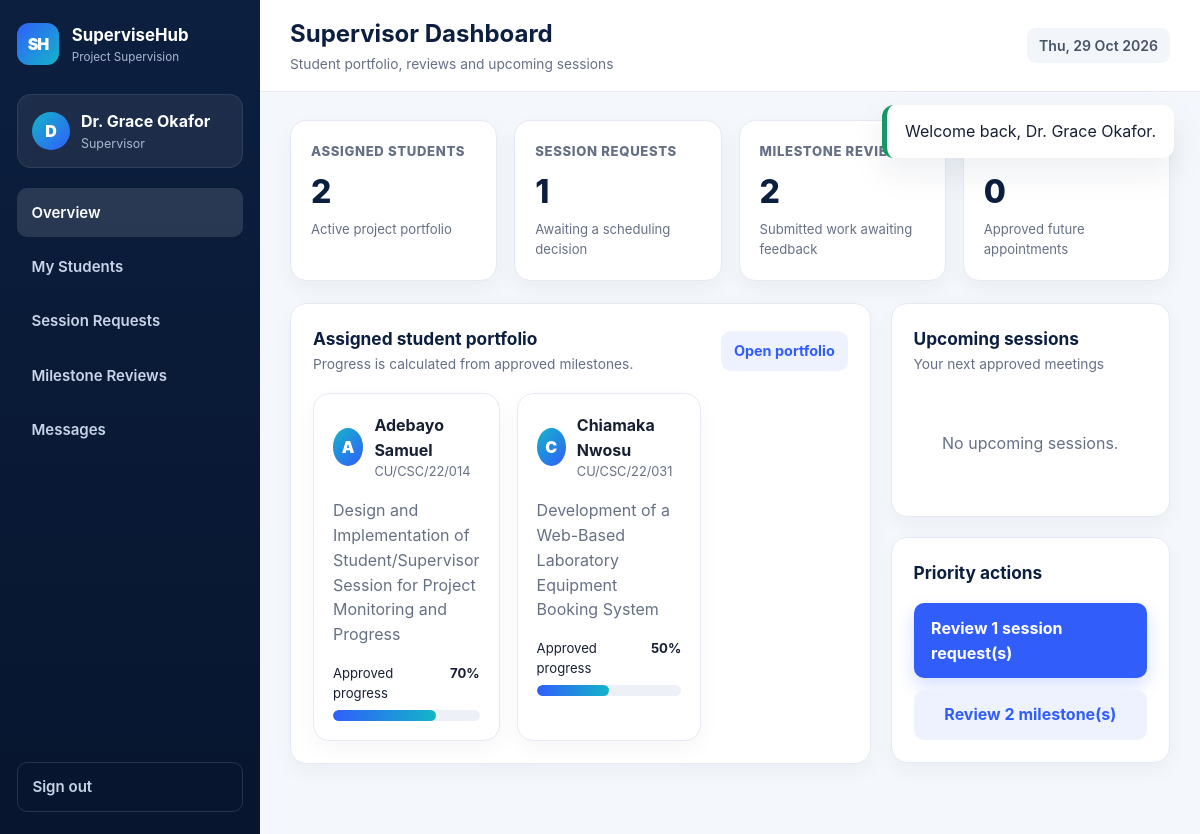
Screenshot of /index.php?page=supervisor-dashboard (signed in) with the database file from the repository.
### tables this page shows
CREATE TABLE projects (
 id INT UNSIGNED AUTO_INCREMENT PRIMARY KEY,
 student_id INT UNSIGNED NOT NULL,
 supervisor_id INT UNSIGNED NULL,
 title VARCHAR(300) NOT NULL,
 abstract TEXT NULL,
 current_stage VARCHAR(100) NOT NULL DEFAULT 'Proposal',
 status VARCHAR(30) NOT NULL DEFAULT 'active',
 start_date DATE NULL,
 due_date DATE NULL,
 created_at DATETIME NOT NULL DEFAULT CURRENT_TIMESTAMP,
 updated_at DATETIME NULL DEFAULT NULL ON UPDATE CURRENT_TIMESTAMP,
 UNIQUE KEY uq_student_project(student_id),
 CONSTRAINT fk_projects_student FOREIGN KEY(student_id) REFERENCES users(id) ON DELETE CASCADE,
 CONSTRAINT fk_projects_supervisor FOREIGN KEY(supervisor_id) REFERENCES users(id) ON DELETE SET NULL,
 INDEX idx_projects_supervisor(supervisor_id), INDEX idx_projects_status(status)
);

CREATE TABLE users (
 id INT UNSIGNED AUTO_INCREMENT PRIMARY KEY,
 full_name VARCHAR(120) NOT NULL,
 email VARCHAR(160) NOT NULL UNIQUE,
 password_hash VARCHAR(255) NOT NULL,
 role VARCHAR(20) NOT NULL,
 matric_no VARCHAR(50) NULL UNIQUE,
 staff_no VARCHAR(50) NULL UNIQUE,
 department VARCHAR(160) NULL,
 status VARCHAR(20) NOT NULL DEFAULT 'active',
 created_at DATETIME NOT NULL DEFAULT CURRENT_TIMESTAMP,
 updated_at DATETIME NULL DEFAULT NULL ON UPDATE CURRENT_TIMESTAMP,
 INDEX idx_users_role_status(role,status)
);

### index.php (called while the page is built, shortened)
<?php
require __DIR__ . '/includes/bootstrap.php';
$page = $_GET['page'] ?? (is_logged_in() ? dashboard_page(current_user()['role']) : 'home');
$routes = [
 'home'=>'home.php','login'=>'login.php','register'=>'register.php',
 'student-dashboard'=>'student_dashboard.php','student-sessions'=>'student_sessions.php','student-milestones'=>'student_milestones.php','student-documents'=>'student_documents.php',
 'supervisor-dashboard'=>'supervisor_dashboard.php','supervisor-students'=>'supervisor_students.php','supervisor-project'=>'supervisor_project.php','supervisor-sessions'=>'supervisor_sessions.php','supervisor-milestones'=>'supervisor_milestones.php',
 'admin-dashboard'=>'admin_dashboard.php','admin-users'=>'admin_users.php','admin-assignments'=>'admin_assignments.php','admin-projects'=>'admin_projects.php','admin-reports'=>'admin_reports.php',
 'messages'=>'messages.php'
];
include __DIR__ . '/views/' . $routes[$page];

### includes/functions.php (called while the page is built, shortened)
<?php
function e(?string $value): string { return htmlspecialchars($value ?? '', ENT_QUOTES, 'UTF-8'); }
function url(string $path = ''): string {
    global $config;
    return $config['base_url'] . ($path ? '/' . ltrim($path, '/') : '');
}
function current_user(): ?array { return $_SESSION['user'] ?? null; }
function db_one(string $sql, array $params = []): ?array {
    global $pdo; $st = $pdo->prepare($sql); $st->execute($params); $r = $st->fetch(); return $r ?: null;
}
function db_all(string $sql, array $params = []): array {
    global $pdo; $st = $pdo->prepare($sql); $st->execute($params); return $st->fetchAll();
}
function progress_for_project(int $projectId): int {
    global $pdo;
    $st = $pdo->prepare("SELECT COALESCE(SUM(CASE WHEN status='approved' THEN weight ELSE 0 END),0) AS earned, COALESCE(SUM(weight),0) AS total FROM milestones WHERE project_id=?");
    $st->execute([$projectId]); $r = $st->fetch();
    return min(100, (int)round(((float)$r['earned'] / (float)$r['total']) * 100));
}

### config/app.php (called while the page is built)
<?php
return [
    'name' => getenv('APP_NAME') ?: 'SuperviseHub',
    'institution' => getenv('INSTITUTION_NAME') ?: 'Crawford University',
    'department' => getenv('DEPARTMENT_NAME') ?: 'Department of Computer Science',
    'base_url' => rtrim(getenv('APP_URL') ?: 'http://localhost:8000', '/'),
    'timezone' => getenv('APP_TIMEZONE') ?: 'Africa/Lagos',
    'upload_dir' => dirname(__DIR__) . '/uploads',
    'max_upload_bytes' => 5 * 1024 * 1024,
];

### includes/bootstrap.php (called while the page is built, shortened)
<?php
$config = require dirname(__DIR__) . '/config/app.php';
date_default_timezone_set($config['timezone']);
require dirname(__DIR__) . '/config/database.php';
require __DIR__ . '/functions.php';

### views/supervisor_dashboard.php (the view)
<?php require_role('supervisor');$pageTitle='Supervisor Dashboard';$pageSubtitle='Student portfolio, reviews and upcoming sessions';$uid=(int)current_user()['id'];$projects=db_all("SELECT p.*,u.full_name student_name,u.matric_no FROM projects p JOIN users u ON u.id=p.student_id WHERE p.supervisor_id=? ORDER BY u.full_name",[$uid]);$pendingSessions=(int)(db_one("SELECT COUNT(*) c FROM sessions s JOIN projects p ON p.id=s.project_id WHERE p.supervisor_id=? AND s.status='requested'",[$uid])['c']??0);$reviews=(int)(db_one("SELECT COUNT(*) c FROM milestones m JOIN projects p ON p.id=m.project_id WHERE p.supervisor_id=? AND m.status='submitted'",[$uid])['c']??0);$upcoming=db_all("SELECT s.*,u.full_name student_name FROM sessions s JOIN projects p ON p.id=s.project_id JOIN users u ON u.id=p.student_id WHERE p.supervisor_id=? AND s.status IN('approved','rescheduled') AND s.scheduled_at>=CURRENT_TIMESTAMP ORDER BY s.scheduled_at LIMIT 5",[$uid]);include __DIR__.'/../includes/layout_top.php'; ?>
<div class="stats-grid"><div class="stat-card"><div class="stat-label">Assigned students</div><div class="stat-value"><?= count($projects) ?></div><div class="stat-note">Active project portfolio</div></div><div class="stat-card"><div class="stat-label">Session requests</div><div class="stat-value"><?= $pendingSessions ?></div><div class="stat-note">Awaiting a scheduling decision</div></div><div class="stat-card"><div class="stat-label">Milestone reviews</div><div class="stat-value"><?= $reviews ?></div><div class="stat-note">Submitted work awaiting feedback</div></div><div class="stat-card"><div class="stat-label">Upcoming sessions</div><div class="stat-value"><?= count($upcoming) ?></div><div class="stat-note">Approved future appointments</div></div></div>
<div class="dashboard-grid"><section><div class="card"><div class="card-header"><div><h2>Assigned student portfolio</h2><p>Progress is calculated from approved milestones.</p></div><a class="button small secondary" href="<?= e(url('index.php?page=supervisor-students')) ?>">Open portfolio</a></div><div class="student-grid"><?php foreach(array_slice($projects,0,6) as $p): $prog=progress_for_project((int)$p['id']); ?><article class="student-card"><div class="student-head"><div class="avatar"><?= e(strtoupper(substr($p['student_name'],0,1))) ?></div><div><h3><?= e($p['student_name']) ?></h3><p><?= e($p['matric_no']) ?></p></div></div><p class="muted" style="min-height:44px"><?= e($p['title']) ?></p><div class="kpi-bar"><span>Approved progress</span><strong><?= $prog ?>%</strong></div><div class="progress-track"><div class="progress-bar" data-progress="<?= $prog ?>"></div></div></article><?php endforeach; ?></div></div></section><aside><div class="card"><div class="card-header"><div><h3>Upcoming sessions</h3><p>Your next approved meetings</p></div></div><?php if(!$upcoming): ?><div class="empty-state">No upcoming sessions.</div><?php else: foreach($upcoming as $s): ?><div class="list-card"><div><h4><?= e($s['student_name']) ?></h4><p><?= e(format_date($s['scheduled_at'])) ?><br><?= e($s['agenda']) ?></p></div><span class="badge <?= status_class($s['status']) ?>"><?= e($s['status']) ?></span></div><?php endforeach; endif; ?></div><div class="card"><div class="card-header"><h3>Priority actions</h3></div><a class="button w-full mb-2" href="<?= e(url('index.php?page=supervisor-sessions')) ?>">Review <?= $pendingSessions ?> session request(s)</a><a class="button secondary w-full" href="<?= e(url('index.php?page=supervisor-milestones')) ?>">Review <?= $reviews ?> milestone(s)</a></div></aside></div>
<?php include __DIR__.'/../includes/layout_bottom.php'; ?>

### assets/css/app.css (style rules this page uses)
:root { --navy:#0c1f3f;--navy2:#132c55;--blue:#315efb;--cyan:#13b5c8;--bg:#f4f7fb;--card:#fff;--text:#172033;--muted:#667085;--line:#e5eaf2;--success:#159766;--warning:#d88700;--danger:#d64545;--shadow:0 14px 35px rgba(17,36,75,.08) }
* { box-sizing:border-box }
html { scroll-behavior:smooth }
body { margin:0;font-family:Inter,Segoe UI,Arial,sans-serif;color:var(--text);background:var(--bg);line-height:1.55 }
a { text-decoration:none;color:inherit }
.button,.btn { display:inline-flex;align-items:center;justify-content:center;gap:.45rem;border:0;border-radius:10px;background:var(--blue);color:#fff;padding:.78rem 1.1rem;font-weight:700;box-shadow:0 8px 18px rgba(49,94,251,.2) }
.button.secondary,.btn.secondary { background:#eef2ff;color:var(--blue);box-shadow:none }
.button.small,.btn.small { padding:.55rem .8rem;font-size:.9rem }
.app-shell { display:grid;grid-template-columns:260px 1fr;min-height:100vh }
.avatar { width:38px;height:38px;border-radius:50%;display:grid;place-items:center;background:linear-gradient(135deg,var(--cyan),var(--blue));font-weight:900 }
.stats-grid { display:grid;grid-template-columns:repeat(4,1fr);gap:17px;margin-bottom:22px }
.stat-card { background:#fff;border:1px solid var(--line);border-radius:16px;padding:20px;box-shadow:0 8px 22px rgba(17,36,75,.045) }
.stat-label { font-size:.82rem;text-transform:uppercase;letter-spacing:.05em;color:var(--muted);font-weight:800 }
.stat-value { font-size:2rem;color:var(--navy);font-weight:850;margin:6px 0 2px }
.stat-note { font-size:.82rem;color:var(--muted) }
.dashboard-grid { display:grid;grid-template-columns:1.35fr .65fr;gap:20px }
.card { background:#fff;border:1px solid var(--line);border-radius:16px;padding:22px;box-shadow:0 8px 22px rgba(17,36,75,.04);margin-bottom:20px }
.card-header { display:flex;align-items:center;justify-content:space-between;gap:16px;margin-bottom:17px }
.card-header h2,.card-header h3 { margin:0;color:var(--navy);font-size:1.08rem }
.card-header p { margin:2px 0 0;color:var(--muted);font-size:.86rem }
.progress-track { height:11px;background:#edf1f7;border-radius:999px;overflow:hidden }
.progress-bar { height:100%;width:0;background:linear-gradient(90deg,var(--blue),var(--cyan));border-radius:inherit;transition:width .8s ease }
.empty-state { text-align:center;padding:38px 15px;color:var(--muted) }
.student-grid { display:grid;grid-template-columns:repeat(3,1fr);gap:17px }
.student-card { background:#fff;border:1px solid var(--line);border-radius:16px;padding:19px;box-shadow:0 8px 22px rgba(17,36,75,.04) }
.student-head { display:flex;align-items:center;gap:11px;margin-bottom:13px }
.student-head .avatar { color:#fff }
.student-head h3 { margin:0;font-size:1rem }
.student-head p { margin:0;color:var(--muted);font-size:.8rem }
.kpi-bar { display:flex;justify-content:space-between;font-size:.82rem;margin:12px 0 6px }
.muted { color:var(--muted) }
.mb-2 { margin-bottom:12px }
.w-full { width:100% }

### rows the page displays
projects: student.full_name "A", student.full_name "Adebayo Samuel", student.matric_no "CU/CSC/22/014", title "Design and Implementation of Student/Supervisor Session for Project Monitoring and Progress", prog "70"
projects: student.full_name "C", student.full_name "Chiamaka Nwosu", student.matric_no "CU/CSC/22/031", title "Development of a Web-Based Laboratory Equipment Booking System", prog "50"

### other values shown
$config['name'] "SuperviseHub"
substr($user['full_name'],0,1) "D"
$user['full_name'] "Dr. Grace Okafor"
$user['role'] "Supervisor"
$pageTitle "Supervisor Dashboard"
$pageSubtitle "Student portfolio, reviews and upcoming sessions"
$f['message'] "Welcome back, Dr. Grace Okafor."
count($projects) "2"
$pendingSessions "1"
$reviews "2"
count($upcoming) "0"
